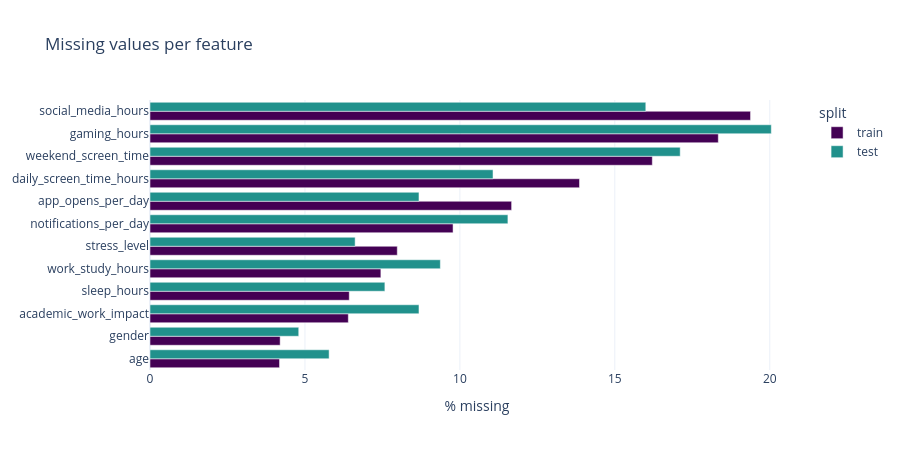

Source (notebook cell):
### Markdown cell above
## 1. Missing values — train vs. test

### Code cell
missing = pd.DataFrame({
    "train": train.isnull().mean().mul(100),
    "test": test.reindex(columns=train.columns).isnull().mean().mul(100),
}).drop(index=["id", TARGET], errors="ignore")
missing = missing.sort_values("train").round(2)

fig = go.Figure()
fig.add_bar(y=missing.index, x=missing["train"], name="train", orientation="h",
            marker_color="#440154", hovertemplate="%{y}: %{x:.2f}%<extra>train</extra>")
fig.add_bar(y=missing.index, x=missing["test"], name="test", orientation="h",
            marker_color="#21918c", hovertemplate="%{y}: %{x:.2f}%<extra>test</extra>")
fig.update_layout(
    title="Missing values per feature",
    xaxis_title="% missing", barmode="group",
    height=450, legend_title="split",
)
fig.show()

### Figure 1 — Plotly figure (JSON) as saved in the notebook; plotly's stock layout.template omitted (floating-point values rounded to 4 significant figures)
{"data": [{"hovertemplate": "%{y}: %{x:.2f}%<extra>train</extra>", "marker": {"color": "#440154"}, "name": "train", "orientation": "h", "type": "bar", "x": [4.18, 4.2, 6.4, 6.43, 7.45, 7.98, 9.78, 11.67, 13.86, 16.21, 18.34, 19.38], "y": ["age", "gender", "academic_work_impact", "sleep_hours", "work_study_hours", "stress_level", "notifications_per_day", "app_opens_per_day", "daily_screen_time_hours", "weekend_screen_time", "gaming_hours", "social_media_hours"]}, {"hovertemplate": "%{y}: %{x:.2f}%<extra>test</extra>", "marker": {"color": "#21918c"}, "name": "test", "orientation": "h", "type": "bar", "x": [5.78, 4.8, 8.68, 7.58, 9.37, 6.62, 11.55, 8.68, 11.07, 17.11, 20.05, 16.0], "y": ["age", "gender", "academic_work_impact", "sleep_hours", "work_study_hours", "stress_level", "notifications_per_day", "app_opens_per_day", "daily_screen_time_hours", "weekend_screen_time", "gaming_hours", "social_media_hours"]}], "layout": {"barmode": "group", "height": 450, "legend": {"title": {"text": "split"}}, "title": {"text": "Missing values per feature"}, "xaxis": {"title": {"text": "% missing"}}}}
